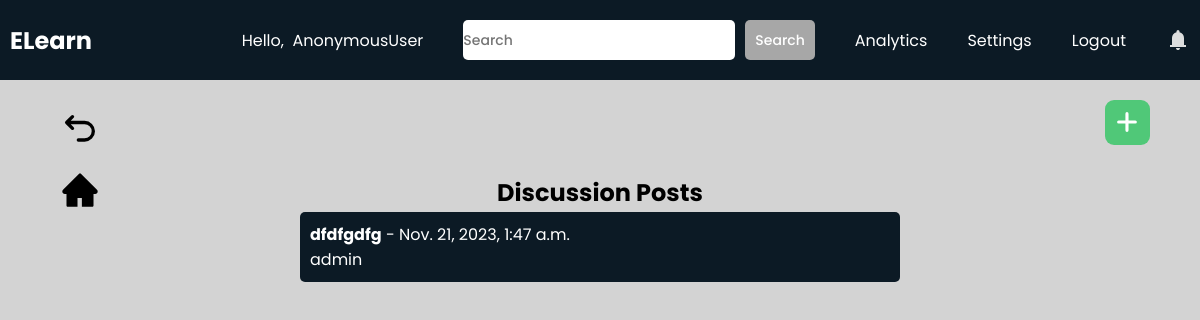
Page /teachers/discussions/9c2930917cd14217838d577e6f2ca42f/ on the committed database.
### teachers/models.py (models this page shows, shortened)
class Discussion(models.Model):
    id = models.UUIDField(primary_key=True, default=uuid.uuid4, editable=False)
    course = models.ForeignKey(MyClass, on_delete=models.CASCADE)
    author = models.ForeignKey(User, on_delete=models.CASCADE)
    subject = models.CharField(max_length=255)
    message = models.TextField()
    file = models.FileField(upload_to='documents/', null=True)
    created_at = models.DateTimeField(default=timezone.now)

### teachers/views.py (the view, shortened to what this page needs)
# urls.py: path("discussions/<str:course_id>/", views.discussion, name="discussion"),
def discussion(request, course_id):
    my_class = MyClass.objects.get(id=course_id)
    messages = Discussion.objects.filter(course=my_class).order_by('-created_at')
    enrolled_users = EnrolledUser.objects.filter(course=my_class)
    context = {'courseId': course_id, 'my_class': my_class, 'messages': messages}
    return render(request, "teachers/discussion.html", context)

### teachers/templates/teachers/discussion.html (shortened to what this page needs)
{% extends 'teachers/base.html' %}
{% load static %}
{% block extra_css %}
    <link rel="stylesheet" href="{% static 'css/discussion.css' %}">
{% endblock %}
{% block content %}
    <a class="backbtn" href="{% url 'teachers:course' courseId%}"><svg xmlns="http://www.w3.org/2000/svg" width="24" height="24" viewBox="0 0 24 24"><path fill="none" stroke="currentColor" stroke-linecap="round" stroke-linejoin="round" stroke-width="2" d="M11 18h3.75a5.25 5.25 0 1 0 0-10.5H5M7.5 4L4 7.5L7.5 11"/></svg></a>
    <a class="backbtn" id="homebtn" href="{% url 'teachers:course' courseId%}"></a>
    <div id="addbtn"><svg xmlns="http://www.w3.org/2000/svg" width="12" height="12" viewBox="0 0 12 12"><path fill="white" d="M6.5 1.75a.75.75 0 0 0-1.5 0V5H1.75a.75.75 0 0 0 0 1.5H5v3.25a.75.75 0 0 0 1.5 0V6.5h3.25a.75.75 0 0 0 0-1.5H6.5V1.75Z"/></svg></div>
    <div id="contentwrapper">
        <div id="content">
            <h2>Discussion Posts</h2>
            <div id="posts-wrapper">
                {% for message in messages %}
                <div class="posts" data-class-id= "{{ message.id }}" data-class-courseId= "{{ courseId }}">
                    <strong>{{ message.subject }}</strong> - {{ message.created_at }}
                    <p>{{ message.author }}</p>
                </div>
                {% endfor %}
            </div>
        </div>
    </div>
{% endblock %}

### teachers/static/css/base.css (style rules this page uses)
* { margin: 0; padding: 0; box-sizing: border-box; font-family: "Poppins", sans-serif; }
html { scroll-behavior: smooth; }
body { background: #d3d3d3; }
.backbtn { position: fixed; top: 100px; left: 50px; padding: 10px; border-radius: 20%; display: flex; justify-content: center; align-items: center; cursor: pointer; }
#homebtn { top:160px; }
.backbtn svg { height: 40px; width: 40px; color: black; }

### teachers/static/css/discussion.css (style rules this page uses)
#addbtn { position: fixed; top: 100px; right: 50px; background: #50C878; padding: 10px; border-radius: 20%; display: flex; justify-content: center; align-items: center; cursor: pointer; }
#addbtn svg { height: 25px; width: 25px; }
#contentwrapper { height: 100vh; padding-top: 75px; background: #d3d3d3; }
#content { height: calc(100%); display: flex; flex-direction: column; align-items: center; }
#content h2 { margin-top: 100px; }
#posts-wrapper { width: 50%; overflow: auto; }
.posts { background-color: #0C1A25; width: 100%; color: white; margin-top: 2px; margin-bottom: 2px; padding: 10px; border-radius: 5px; cursor: pointer; transition: all 0.3s; }

### rows in the picture
Discussion: subject "dfdfgdfg", created_at "Nov. 21, 2023, 1:47 a.m.", author "admin"

### other values in the picture
{{ request.user }} "AnonymousUser"
